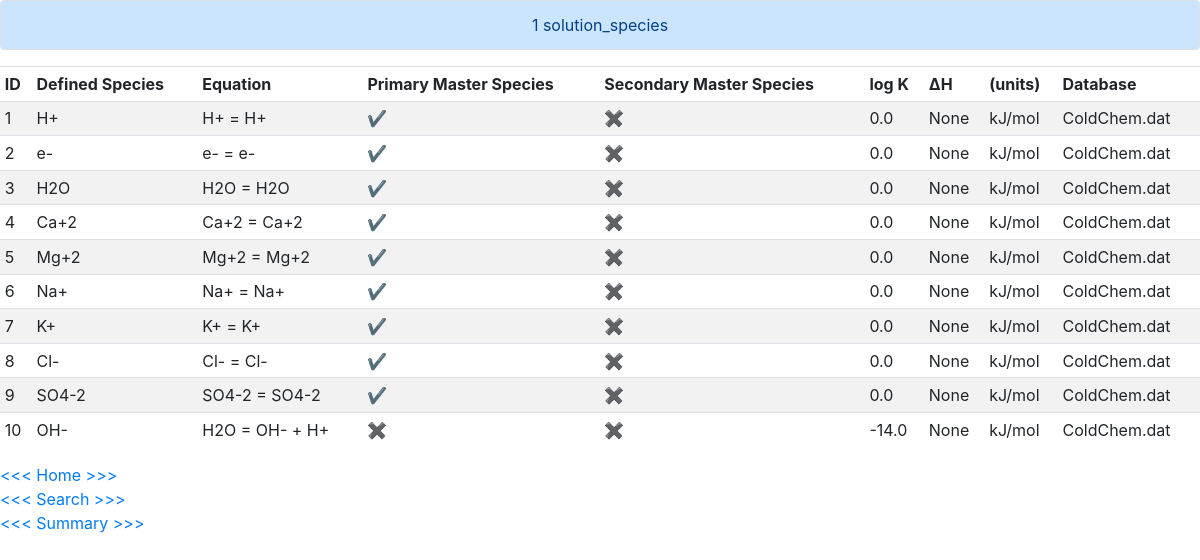
/details?id=1&type=solution_species, run on the app's committed database.
### tables this page shows
CREATE TABLE solution_species (id INTEGER, equation TEXT, reactants TEXT, defined_species TEXT, primary_master_species INTEGER DEFAULT 0, secondary_master_species INTEGER DEFAULT 0, other_products TEXT, log_k REAL, delta_h REAL, delta_h_units TEXT DEFAULT [kJ/mol], analytic_1 REAL, analytic_2 REAL, analytic_3 REAL, analytic_4 REAL, analytic_5 REAL, analytic_6 REAL, gamma_a REAL, gamma_b REAL, llnl_gamma REAL, co2_llnl_gamma INTEGER DEFAULT 0, dw REAL DEFAULT 0, Vm TEXT, millero TEXT, activity_water INTEGER DEFAULT 0, add_log_k_named_expression TEXT, add_log_k_coefficient REAL, erm_ddl REAL DEFAULT 1.0, no_check INTEGER DEFAULT 0, mole_balance TEXT, db_id INTEGER, PRIMARY KEY(id), FOREIGN KEY(db_id) REFERENCES db_meta(id));

CREATE TABLE db_meta (id INTEGER, name TEXT NOT NULL, solution_master_species INTEGER, solution_species INTEGER, phases INTEGER, PRIMARY KEY(id));

### application.py (the view)
@app.route("/details")
def details():
    db_id = flask.request.args.get("id")
    search_type = flask.request.args.get("type")
    if search_type == "solution_master_species":
        results = db.execute(
            "SELECT solution_master_species.id AS ID, element AS Element, master_species AS Species, primary_master_species AS 'Primary Master Species', secondary_master_species AS 'Secondary Master Species', alkalinity AS Alkalinity, element_gfw AS 'Gram Formula Weight', db_meta.name AS Database FROM solution_master_species JOIN db_meta ON solution_master_species.db_id = db_meta.id WHERE db_id = ?", db_id)
    elif search_type == "solution_species":
        results = db.execute(
            "SELECT solution_species.id AS ID, defined_species AS 'Defined Species', equation AS Equation, primary_master_species AS 'Primary Master Species', secondary_master_species AS 'Secondary Master Species', log_k AS 'log K', delta_h AS 'ΔH', delta_h_units AS '(units)', db_meta.name AS Database FROM solution_species JOIN db_meta ON solution_species.db_id = db_meta.id WHERE db_id = ?", db_id)
    elif search_type == "phases":
        results = db.execute(
                    "SELECT phases.id AS ID, phases.name AS Name, defined_phase AS Formula, equation AS Equation, log_k AS 'log K', delta_h AS 'ΔH', delta_h_units AS '(units)', db_meta.name AS Database FROM phases JOIN db_meta ON phases.db_id = db_meta.id WHERE db_id = ?", db_id)
    if search_type == "solution_master_species" or search_type == "solution_species":
        for i in range(len(results)):
            for old, new in [("0", "\u2716"), ("1", "\u2714")]:
                results[i]["Primary Master Species"] = str(results[i]["Primary Master Species"]).replace(old, new)
                results[i]["Secondary Master Species"] = str(results[i]["Secondary Master Species"]).replace(old, new)
    flask.flash(db_id + " " + search_type)
    return flask.render_template("results.html", results=results)

### templates/results.html
{% extends "layout.html" %}
{% block main %}
<div>
    <table class="table table-hover table-sm table-striped">
        <thead>
            {% for key in results[0] %}
                <td>{{ key }}</td>
            {% endfor %}
        </thead>
        <tbody>
            {% for result in results %}
                <tr>
                    {% for key, value in result.items() %}
                        <td>{{ value }}</td>
                    {% endfor %}
                </tr>
            {% endfor %}
        </tbody>
    </table>
</div>
<div>
    <a href="/">&lt;&lt;&lt; Home >>></a>
</div>
<div>
    <a href="/search">&lt;&lt;&lt; Search >>></a>
</div>
<div>
    <a href="/overview">&lt;&lt;&lt; Summary >>></a>
</div>
{% endblock %}

### static/styles.css (style rules this page uses)
thead { font-weight: bold; }

### data on the page
solution_species: result "1" "✔" "✖" "None", defined_species "H+", equation "H+ = H+", log_k "0.0", delta_h_units "kJ/mol", name "ColdChem.dat"
solution_species: result "2" "✔" "✖" "None", defined_species "e-", equation "e- = e-", log_k "0.0", delta_h_units "kJ/mol", name "ColdChem.dat"
solution_species: result "3" "✔" "✖" "None", defined_species "H2O", equation "H2O = H2O", log_k "0.0", delta_h_units "kJ/mol", name "ColdChem.dat"
solution_species: result "4" "✔" "✖" "None", defined_species "Ca+2", equation "Ca+2 = Ca+2", log_k "0.0", delta_h_units "kJ/mol", name "ColdChem.dat"
solution_species: result "5" "✔" "✖" "None", defined_species "Mg+2", equation "Mg+2 = Mg+2", log_k "0.0", delta_h_units "kJ/mol", name "ColdChem.dat"
solution_species: result "6" "✔" "✖" "None", defined_species "Na+", equation "Na+ = Na+", log_k "0.0", delta_h_units "kJ/mol", name "ColdChem.dat"
solution_species: result "7" "✔" "✖" "None", defined_species "K+", equation "K+ = K+", log_k "0.0", delta_h_units "kJ/mol", name "ColdChem.dat"
solution_species: result "8" "✔" "✖" "None", defined_species "Cl-", equation "Cl- = Cl-", log_k "0.0", delta_h_units "kJ/mol", name "ColdChem.dat"
solution_species: result "9" "✔" "✖" "None", defined_species "SO4-2", equation "SO4-2 = SO4-2", log_k "0.0", delta_h_units "kJ/mol", name "ColdChem.dat"
solution_species: result "10" "✖" "✖" "None", defined_species "OH-", equation "H2O = OH- + H+", log_k "-14.0", delta_h_units "kJ/mol", name "ColdChem.dat"

### other printed values
{{ get_flashed_messages() | join(" ") }} "1 solution_species"
{{ key }} "ID" "Defined Species" "Equation" "Primary Master Species" "Secondary Master Species" "log K" "ΔH" "(units)" "Database"
